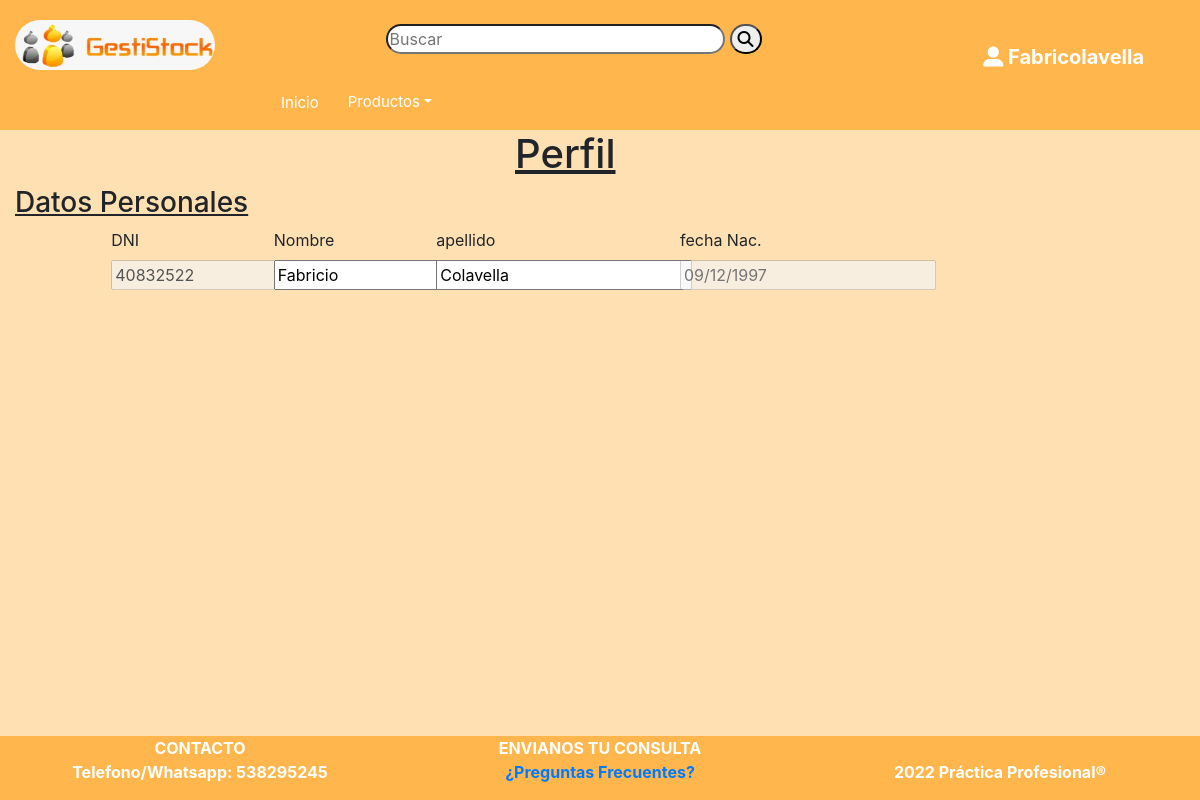
Before: /perfiles.php (signed in) with the older database file.
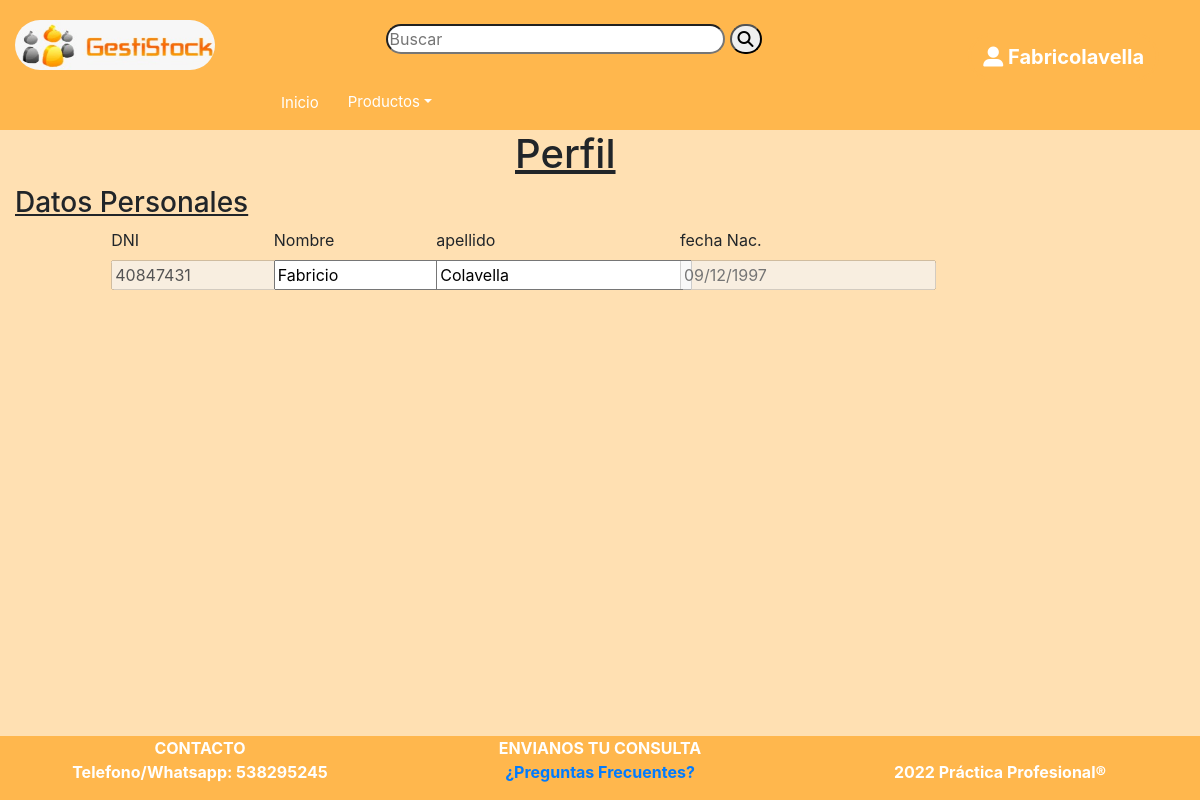
After: the same page with the newer database file.
### tables this page shows
CREATE TABLE `personas` (
  `idPersona` int(11) NOT NULL,
  `numDocumento` int(11) NOT NULL,
  `idTipoDocumento` int(11) NOT NULL,
  `nombre` varchar(45) NOT NULL,
  `apellido` varchar(45) NOT NULL,
  `fechaNac` date NOT NULL,
  `usuario` varchar(45) NOT NULL,
  `contrasenia` varchar(45) NOT NULL,
  `idEstado` int(11) NOT NULL
);

### perfiles.php (the view, shortened to what this page needs)
<?php require 'header.php';
$id=$_SESSION['login'];
$queryDP="SELECT p.numDocumento as dni, p.nombre, p.apellido, p.fechaNac as fn, p.usuario from personas as p where idPersona='$id'";
$consultaDP= mysqli_query($conexion,$queryDP);
 ?>
<div class="row justify-content-center">
    <div class="col-md-2">
        <h1><u>Perfil</u></h1>
    </div>
</div>
<div class="row justify-content-center">
        <div class="col-md-12">
        <h3><u>Datos Personales </u></h3>
        </div>
    </div>
    <?php while ($rs=mysqli_fetch_array($consultaDP)) {
        $fecha=date('d/m/Y',strtotime($rs['fn']));?>
        <div class="col-md-10">
            <div class="row justify-content-center">
                <div class="col-md-2">
                    <label>DNI</label>
                    <div>
                    <input type="text"  disabled value=<?php echo $rs['dni']; ?> >
                    </div>
                </div>
                <div class="col-md-2">
                    <label>Nombre</label>
                    <div>
                    <input type="text" value=<?php echo $rs['nombre']; ?>>
                    </div>
                </div>
                <div class="col-md-3">
                    <label>apellido</label>
                    <div>
                    <input type="text" value=<?php echo $rs['apellido']; ?>>
                    </div>
                </div>
                <div class="col-md-3">
                    <label>fecha Nac.</label>
                    <div>
                    <input type="text" disabled placeholder=<?php echo $fecha; ?>>
                    </div>
                </div>
            </div>
            <br>
        </div>
   <?php } ?>
   <br>
<?php require 'footer.php'; ?>

Changed rows visible on the page:
changed personas "Fabricio": numDocumento "40832522" → "40847431"
